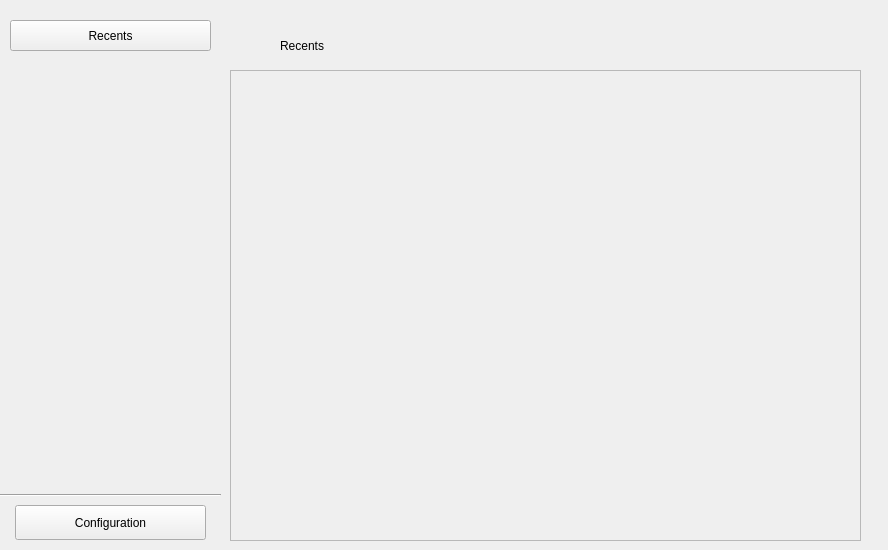
<?xml version="1.0" encoding="UTF-8"?>
<ui version="4.0">
 <class>ProjectsPanel</class>
 <widget class="QWidget" name="ProjectsPanel">
  <property name="geometry">
   <rect>
    <x>0</x>
    <y>0</y>
    <width>888</width>
    <height>550</height>
   </rect>
  </property>
  <property name="windowTitle">
   <string>Form</string>
  </property>
  <widget class="QLabel" name="label">
   <property name="geometry">
    <rect>
     <x>280</x>
     <y>30</y>
     <width>111</width>
     <height>31</height>
    </rect>
   </property>
   <property name="text">
    <string>Recents</string>
   </property>
  </widget>
  <widget class="QScrollArea" name="scrollArea">
   <property name="geometry">
    <rect>
     <x>230</x>
     <y>70</y>
     <width>631</width>
     <height>471</height>
    </rect>
   </property>
   <property name="verticalScrollBarPolicy">
    <enum>Qt::ScrollBarPolicy::ScrollBarAlwaysOff</enum>
   </property>
   <property name="widgetResizable">
    <bool>true</bool>
   </property>
   <widget class="QWidget" name="scrollAreaWidgetContents">
    <property name="geometry">
     <rect>
      <x>0</x>
      <y>0</y>
      <width>629</width>
      <height>469</height>
     </rect>
    </property>
    <widget class="QWidget" name="gridLayoutWidget">
     <property name="geometry">
      <rect>
       <x>4</x>
       <y>0</y>
       <width>631</width>
       <height>491</height>
      </rect>
     </property>
     <layout class="QGridLayout" name="gridLayout"/>
    </widget>
   </widget>
  </widget>
  <widget class="QWidget" name="widget" native="true">
   <property name="geometry">
    <rect>
     <x>0</x>
     <y>0</y>
     <width>221</width>
     <height>551</height>
    </rect>
   </property>
   <widget class="QPushButton" name="recentsButton">
    <property name="geometry">
     <rect>
      <x>10</x>
      <y>20</y>
      <width>201</width>
      <height>31</height>
     </rect>
    </property>
    <property name="sizePolicy">
     <sizepolicy hsizetype="Maximum" vsizetype="Fixed">
      <horstretch>0</horstretch>
      <verstretch>0</verstretch>
     </sizepolicy>
    </property>
    <property name="contextMenuPolicy">
     <enum>Qt::ContextMenuPolicy::NoContextMenu</enum>
    </property>
    <property name="styleSheet">
     <string notr="true"/>
    </property>
    <property name="text">
     <string>Recents</string>
    </property>
    <property name="icon">
     <iconset resource="../../resources/resources.qrc">
      <normaloff>:/icons/Recent.png</normaloff>:/icons/Recent.png</iconset>
    </property>
   </widget>
   <widget class="QPushButton" name="configurationButton">
    <property name="geometry">
     <rect>
      <x>15</x>
      <y>505</y>
      <width>191</width>
      <height>35</height>
     </rect>
    </property>
    <property name="text">
     <string>Configuration</string>
    </property>
   </widget>
   <widget class="Line" name="line_2">
    <property name="geometry">
     <rect>
      <x>0</x>
      <y>485</y>
      <width>221</width>
      <height>20</height>
     </rect>
    </property>
    <property name="frameShadow">
     <enum>QFrame::Shadow::Sunken</enum>
    </property>
    <property name="orientation">
     <enum>Qt::Orientation::Horizontal</enum>
    </property>
   </widget>
  </widget>
 </widget>
 <resources>
  <include location="../../resources/resources.qrc"/>
  <include location="../../resources/resources.qrc"/>
 </resources>
 <connections/>
</ui>
